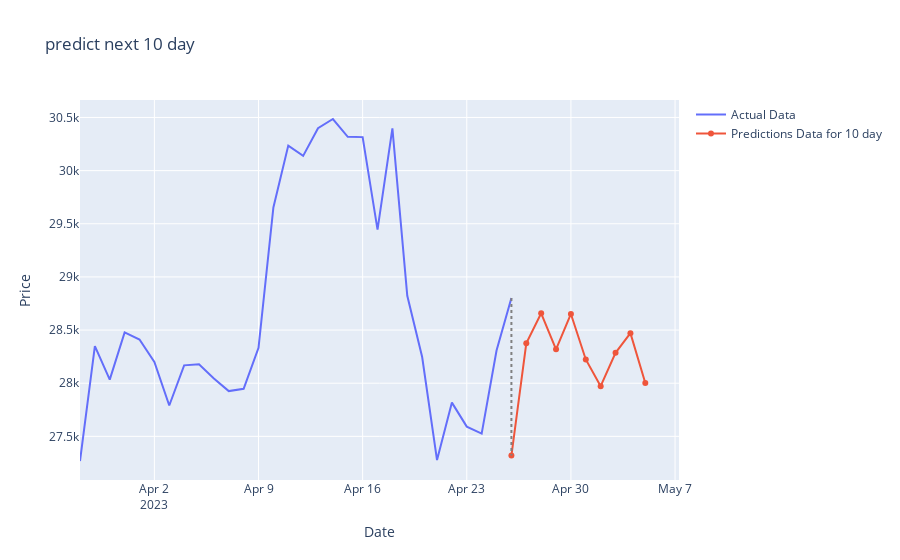

This figure's notebook cell:
### Code cell
actual_x = y_future_data.index
actual_y = y_future_data['Adj Close']
pred_x = prediction_df.index
pred_y = prediction_df['Adj Close']

fig = go.Figure()
fig.add_trace(go.Scatter(x=actual_x, y=actual_y, name='Actual Data'))
fig.add_trace(go.Scatter(x=pred_x, y=pred_y,
              name='Predictions Data for 10 day'))

fig.add_shape(type='line',
              x0=actual_x[-1], y0=actual_y[-1],
              x1=pred_x[0], y1=pred_y[0],
              line=dict(color='grey', width=2, dash='dot'))

fig.update_layout(
    xaxis_title='Date',
    yaxis_title='Price',
    title='predict next 10 day '
)

fig.show()

### Figure 1 — Plotly figure (JSON) as saved in the notebook; plotly's stock layout.template omitted (floating-point values rounded to 4 significant figures)
{"data": [{"name": "Actual Data", "type": "scatter", "x": ["2023-03-28T00:00:00", "2023-03-29T00:00:00", "2023-03-30T00:00:00", "2023-03-31T00:00:00", "2023-04-01T00:00:00", "2023-04-02T00:00:00", "2023-04-03T00:00:00", "2023-04-04T00:00:00", "2023-04-05T00:00:00", "2023-04-06T00:00:00", "2023-04-07T00:00:00", "2023-04-08T00:00:00", "2023-04-09T00:00:00", "2023-04-10T00:00:00", "2023-04-11T00:00:00", "2023-04-12T00:00:00", "2023-04-13T00:00:00", "2023-04-14T00:00:00", "2023-04-15T00:00:00", "2023-04-16T00:00:00", "2023-04-17T00:00:00", "2023-04-18T00:00:00", "2023-04-19T00:00:00", "2023-04-20T00:00:00", "2023-04-21T00:00:00", "2023-04-22T00:00:00", "2023-04-23T00:00:00", "2023-04-24T00:00:00", "2023-04-25T00:00:00", "2023-04-26T00:00:00"], "y": [27270.0, 28350.0, 28030.0, 28480.0, 28410.0, 28200.0, 27790.0, 28170.0, 28180.0, 28040.0, 27930.0, 27950.0, 28330.0, 29650.0, 30240.0, 30140.0, 30400.0, 30490.0, 30320.0, 30320.0, 29450.0, 30400.0, 28820.0, 28250.0, 27280.0, 27820.0, 27590.0, 27530.0, 28310.0, 28800.0]}, {"name": "Predictions Data for 10 day", "type": "scatter", "x": ["2023-04-26T00:00:00", "2023-04-27T00:00:00", "2023-04-28T00:00:00", "2023-04-29T00:00:00", "2023-04-30T00:00:00", "2023-05-01T00:00:00", "2023-05-02T00:00:00", "2023-05-03T00:00:00", "2023-05-04T00:00:00", "2023-05-05T00:00:00"], "y": [27320.0, 28380.0, 28660.0, 28320.0, 28650.0, 28220.0, 27970.0, 28290.0, 28470.0, 28000.0]}], "layout": {"shapes": [{"line": {"color": "grey", "dash": "dot", "width": 2}, "type": "line", "x0": "2023-04-26T00:00:00", "x1": "2023-04-26T00:00:00", "y0": 28800.0, "y1": 27320.0}], "title": {"text": "predict next 10 day "}, "xaxis": {"title": {"text": "Date"}}, "yaxis": {"title": {"text": "Price"}}}}
